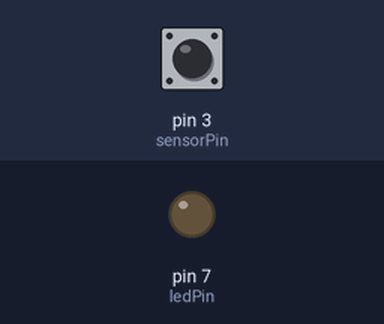
Bench run of a sketch on a simulated Arduino Uno, built with avr-gcc and run on an emulated ATmega328P. Parts: output pins drawn as LEDs (lit = HIGH). Dashed ring = blinking. The test bench sets the inputs (shaded band); at power-on: pin 3 (sensorPin) LOW. What the sketch prints to the serial monitor is not drawn.

Above: at 1.2 s.
1.3 s: pin 3 (sensorPin) driven HIGH
At 2.3 s:
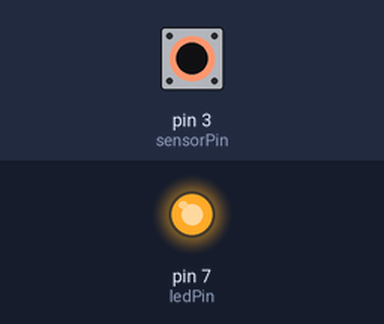
2.8 s: pin 3 (sensorPin) pulsed LOW 5 times (0.12 s each, 0.3 s apart)
At 3.37 s:
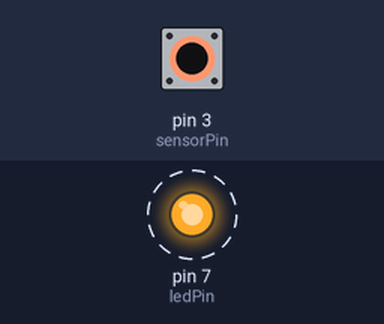
Timing chart, 0 to 5.8 s (numbered marks = the images above; inputs shaded):
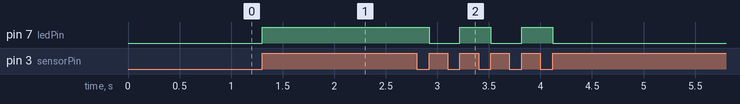

The sketch:

TikiTankSpeedSensor.ino
```cpp
/**
* Tiki Tank Speed Sensor 2.0
* http://www.tikitank.com/
*
* This is the firmware for the speed sensor CPU that reads the HAL sensor values
*
* Intended CPU: ATMega 328
*
*/

// Pin where the HAL sensor comparator is connected
const int sensorPin = 3;
// Pin for status LED pin
const int ledPin = 7;
// Timeout interval in milliseconds
const int timeout = 1300;
// sleep time in milliseconds
const int sleepTime = 1;

volatile int ticksCounted = 0;
volatile int pinThree = 0;
volatile int led = 0;
volatile int cycle = 0;
volatile unsigned long lastInterrupt = 0;
int ticksWritten = 0;


void setup()
{
	Serial.begin(9600);
	pinMode(ledPin, OUTPUT);
	pinMode(sensorPin, INPUT);

	Serial.write((uint8_t)0);
	attachInterrupt(1, interruptHandler, CHANGE);
}

void loop()
{
	// Reflect sensor status to LED. This is visual control when adjusting the sensor sensitivity
	//digitalWrite(ledPin, digitalRead(sensorPin));

        int delta = ticksCounted - ticksWritten;
        if (delta != 0)
        {
          delta = (delta > 9) ? 9 : delta;
          Serial.write((uint8_t)delta);
          ticksWritten += delta;
        }

        delay(sleepTime);
 }

void interruptHandler()
{
  unsigned long now = millis();

  if (pinThree)
  {
    lastInterrupt = now;
  }
  else if (now - lastInterrupt > 2)
  {
     cycle = !cycle;
     //if (cycle)
     //{
       digitalWrite(ledPin, cycle);
     //}
    ++ticksCounted;
  }

  pinThree = !pinThree;
}
```

Measured:
- after the input at 1.3 s, pin 7 (ledPin): LOW → HIGH at once
- after the input at 2.8 s, pin 7 (ledPin): alternates HIGH for 0.30 s and LOW for 0.30 s, 5 changes in all, then stays LOW, starting after 0.12 s
